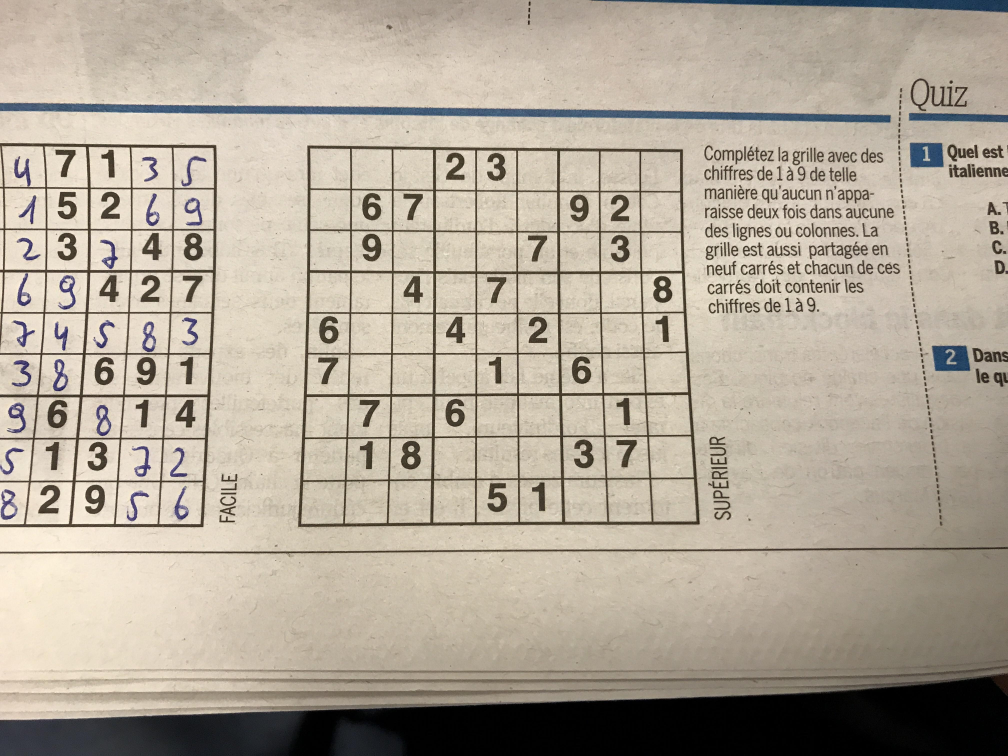
#> input picture test/Samples/2.jpg, 4032 x 3024 px, found by its file name (shown at 1/4 size)
$ jupyter execute ImageProcessing.ipynb   (older library calls are emulated)
#> lines starting #> are read from the running program, lines starting #| are printed output that depends on the picture; after the words box and inside, x2 and y2 are one past the last pixel; in counts of white or black regions, pixels touching at a corner belong together
[cell 1]
import cv2 as cv
import numpy as np
import matplotlib
import matplotlib.pyplot as plt
from numba import jit
plt.rc('image', cmap='gray')
plt.rcParams['figure.figsize'] = [12, 8]
plt.rcParams['figure.dpi'] = 100

### First Step (Initalitization)

* Loading an Image
* Conveting it to BW
* Scale it to 600px width*

######  *asumption: Possible Pictures will have a roughly equal distance to the Grid

[cell 2]
Org=cv.imread("Samples/2.jpg")
#> Org is the input picture: shape (3024, 4032, 3); mean B, G, R 152.8, 167.6, 177.5
#Org=cv.imread("Samples/wichtounet/v2_test/image1088.jpg")
Org_Color=Org
Org=cv.resize(Org,(600,round(Org.shape[0]/Org.shape[1]*600)))
#> Org: shape (450, 600, 3)
Org=cv.cvtColor(Org,cv.COLOR_RGB2GRAY)
#> Org: shape (450, 600)
Org=Org-np.min(Org)
plt.imshow(Org)

[cell 3]
def variance_filter(I, n=7):
    #I=np.array(I,dtype=np.float)

#> called with n = 5
    result=np.zeros(I.shape)


    mean=np.array(cv.GaussianBlur(I,(n,n),1,1),dtype=np.float)
    return variance_filter_jit(I,mean,n)


@jit(nopython=True)
def variance_filter_jit(I,mean,n):
    h,w=I.shape
    result=mean
    for y in range(h):
        for x in range(w):

            sum=0
            for i in range(-n//2,n//2+1):
                for j in range(-n//2,n//2+1):

                    xi,yi=x+i,y+j
                    sum+=(I[yi,xi]-result[y,x])*(I[yi,xi]-result[y,x])\
                          if xi>0 and yi>0 and yi<h and xi<w else 0

            result[y,x]=sum/(n**2-1)
    return result

### Second Step (Reducing Noise)
* Inverting the Original
* Using the variance to filter noisy regions from the image  (i.e. text)
* Thresholding the result

[cell 4]
I=np.copy(Org)
I_var=variance_filter(I,5)
I=cv.bitwise_not(I)*I_var
I=I/np.max(I)*255
I=np.array(I,dtype=np.uint8)
I=cv.GaussianBlur(I,(3,3),5)
#I= cv.adaptiveThreshold(I,255,cv.ADAPTIVE_THRESH_GAUSSIAN_C,cv.THRESH_BINARY_INV,11,2)
I = cv.threshold(I,0,255,cv.THRESH_BINARY+cv.THRESH_OTSU)[1]
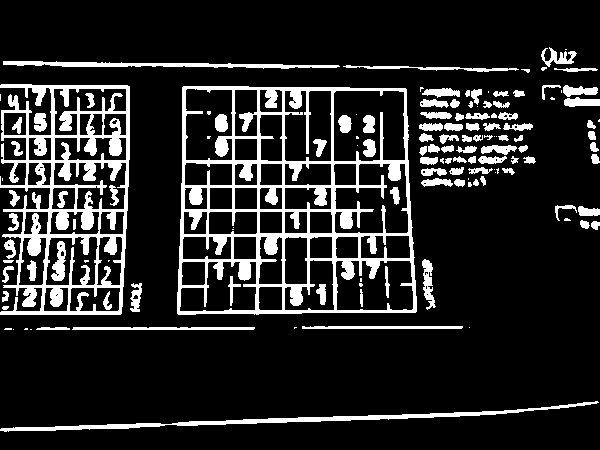
#> I: shape (450, 600); 15.2% white; 135 white regions (36 under 20 px)
#I=cv.Canny(I,50,150,apertureSize = 3)
plt.subplot(131)
plt.imshow(Org)
plt.title("Original")
plt.subplot(132)
plt.imshow(I_var)
plt.title("Filtered")
plt.colorbar()
plt.subplot(133)
plt.imshow(I)
plt.title("Threshold")
plt.colorbar()
plt.show()
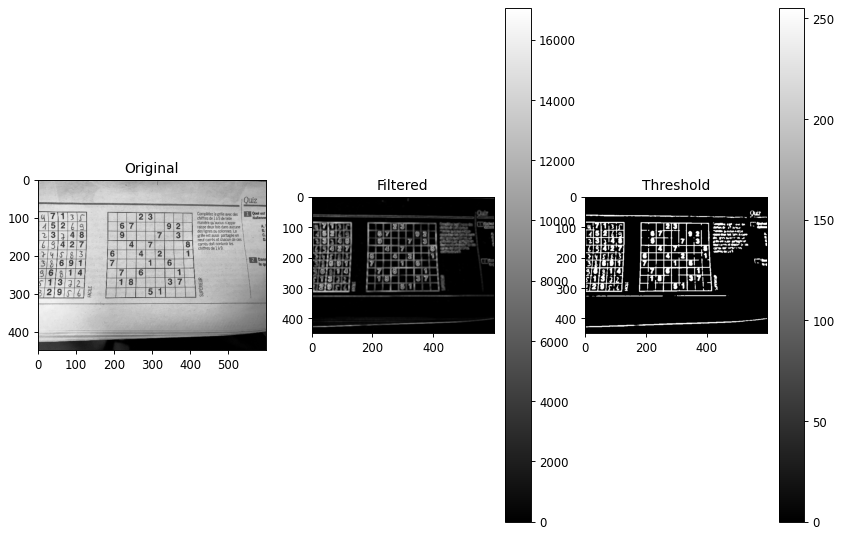
#> figure drawn by matplotlib, 5 panels

### Third Step (Aproximating the region of interest)
* Searching the biggest contour
* Using this contour for a perspective transform

[cell 5]
I_Contour=np.copy(Org)
I_Contour=cv.cvtColor(I_Contour,cv.COLOR_GRAY2RGB)
contours, hierarchy = cv.findContours(I,cv.RETR_EXTERNAL, cv.CHAIN_APPROX_SIMPLE)
#> contours = 106 contours, 32 with area under 20; largest, box (x1, y1, x2, y2) and area: (177, 86, 417, 315) 51838, (0, 84, 130, 315) 23201, (0, 401, 599, 432) 1770, (3, 61, 340, 69) 948, (72, 327, 255, 330) 352

# Find the index of the largest contour and aprox. it
areas = [cv.contourArea(c) for c in contours]
#> areas = 106 values, max 51837.5 at index 95, min 0 at index 1, mean 796.1
max_index = np.argmax(areas)
#> max_index = 95
cnt=contours[max_index]
#> cnt = contour of 75 points, box (x1, y1, x2, y2) (177, 86, 417, 315), area 51838
epsilon = 0.1*cv.arcLength(cnt,True)
#> epsilon = 92.8
approx = cv.approxPolyDP(cnt,epsilon,True)
#> approx = [[182, 87], [178, 314], [416, 311], [405, 88]]
cv.drawContours(I_Contour, [approx], -1, (0, 255, 0), 3)
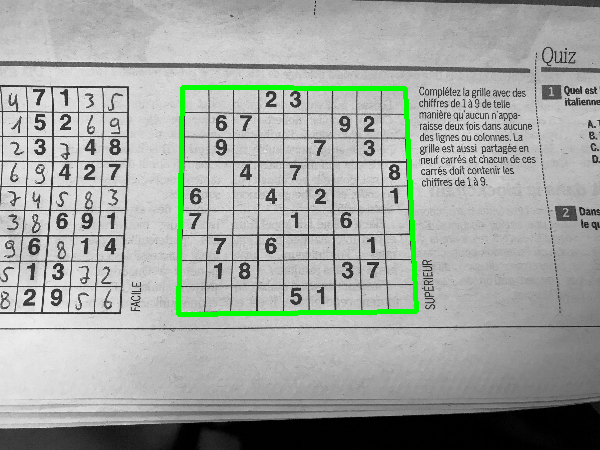
#> I_Contour: shape (450, 600, 3); mean B, G, R 161.7, 166, 161.7


plt.imshow(I_Contour)

[cell 6]
ROI=np.copy(Org_Color)
ROI=cv.cvtColor(ROI,cv.COLOR_RGB2GRAY)
h,w=ROI.shape
#> h = 3024; w = 4032
h_old,w_old=Org.shape
#> h_old = 450; w_old = 600
pts_src=approx.flatten()
#> pts_src = [182, 87, 178, 314, 416, 311, 405, 88]
print(pts_src)
#| [182  87 178 314 416 311 405  88]
for i in range(len(pts_src)):
    if i%2:
        pts_src[i]=pts_src[i]*h/h_old
    else:
        pts_src[i]=pts_src[i]*w/w_old
#> this loop made 8 passes
#> after the loop, pts_src = [1223, 584, 1196, 2110, 2795, 2089, 2721, 591]
print(pts_src)
#| [1223  584 1196 2110 2795 2089 2721  591]
#pts_dst = np.float32([[15,15],[15,165],[165, 15],[165, 165]])
pts_dst = np.float32([[0,0],[0,252],[252, 0],[252, 252]])
pts_src=np.float32([[pts_src[0],pts_src[1]],[pts_src[2],pts_src[3]],[pts_src[6], pts_src[7]],[pts_src[4], pts_src[5]]])
#> pts_src = [[1223, 584], [1196, 2110], [2721, 591], [2795, 2089]]
trans = cv.getPerspectiveTransform(pts_src, pts_dst)
#> trans = [[0.167, 0.00296, -206.2], [-0.000834, 0.178, -103.2], [-1.2e-05, 4.51e-05, 1]]
#ROI = cv.warpPerspective(ROI, trans, (180,180))
ROI = cv.warpPerspective(ROI, trans, (252,252))
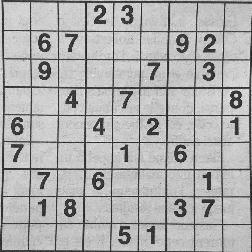
#> ROI: shape (252, 252); min 19, max 248, mean 175.6
plt.imshow(ROI)
plt.colorbar()
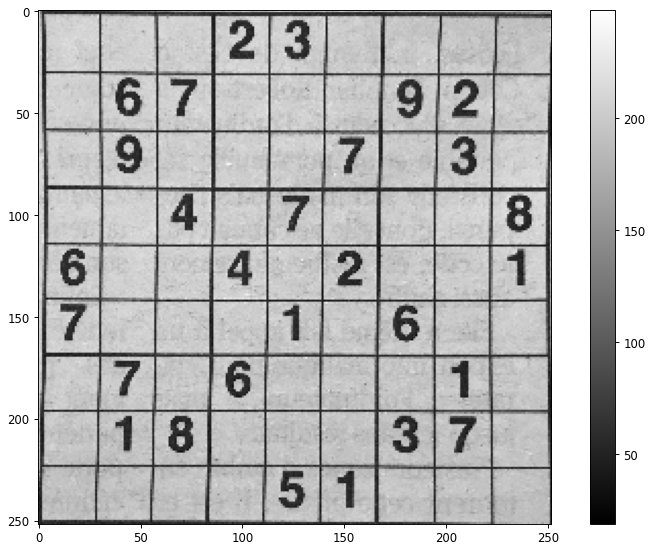
#> figure drawn by matplotlib, 2 panels

#### Fourth Step (Finding possible Digits)
* Inverting the image
* Creating an elongated ellipse kernel in the size of possible digits
* Using the kernel convolution to find possible positions
* Further imporvement of the result by non max supression and thresholding

[cell 7]
h,w=ROI.shape
#> h = 252; w = 252
possible_digits=[]
ROI=ROI-np.min(ROI)
digits=ROI\
        -cv.dilate(ROI,cv.getStructuringElement(cv.MORPH_RECT,(11,1)))\
        -cv.dilate(ROI,cv.getStructuringElement(cv.MORPH_RECT,(1,11)))
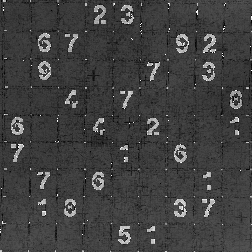
#> digits: shape (252, 252); min 0, max 255, mean 64.2

#kernel creation
kernel=np.zeros((28,28))
kernel[3:24,6:21]=cv.getStructuringElement(cv.MORPH_ELLIPSE,(15,21))
kernel*=np.dot(cv.getGaussianKernel(28,4),cv.getGaussianKernel(28,3).T)
kernel/=np.sum(kernel)

kernel2=np.dot(cv.getGaussianKernel(28,5),cv.getGaussianKernel(28,4).T)
kernel2[3:24,6:21]=0
kernel2/=np.sum(kernel2)
kernel2-=np.ones((28,28))
kernel2/=np.sum(abs(kernel2))
kernel=kernel+kernel2

#Convolution (anchor point=(0,0) --> shifted by (10,10)
img=cv.filter2D(digits,ddepth=cv.CV_32F,kernel=kernel,anchor=(0,0))
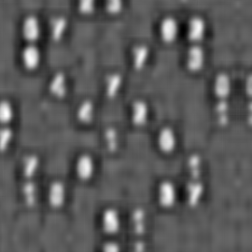
#> img: shape (252, 252) float32; min -28.08, max 50.52, mean 0; drawn with min black and max white

#Non max supression in a 20x20 region
max=cv.dilate(img,np.ones((28,28)))
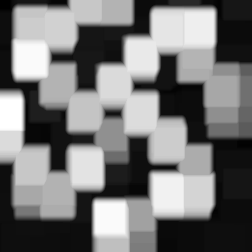
#> max: shape (252, 252) float32; min 0.808, max 50.52, mean 24; drawn with min black and max white

#Thresholding
max=img==max
#> max: shape (252, 252) bool; 0.11% white in thin lines or dots
thr=img>15
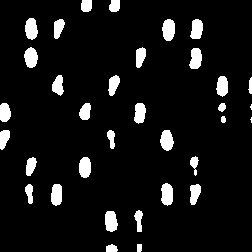
#> thr: shape (252, 252) bool; 7.8% white; 34 white regions (2 under 20 px), largest, box (x1, y1, x2, y2) and area: (162, 19, 175, 41) 231, (161, 183, 173, 206) 226, (25, 18, 38, 40) 221
max=thr*max
#> max: shape (252, 252) bool; 0.05% white in thin lines or dots

plt.subplot(131)
plt.imshow(digits)
plt.title("Inverted Original")
plt.subplot(132)
plt.title("Kernel")
plt.imshow(kernel)
plt.subplot(133)
plt.title("Possible digit positions")
plt.imshow(max)
plt.colorbar()
print(np.sum(max))
#| 30

[cell 8]
possible_digits=np.zeros(ROI.shape)
for i in range(h):
    for j in range(w):
        if max[i,j]:
            possible_digits[i:i+28,j:j+28]=ROI[i:i+28,j:j+28]
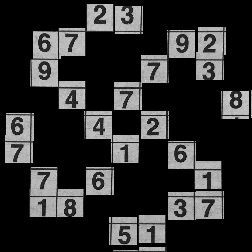
#> possible_digits: shape (252, 252) float64; min 0, max 220, mean 47.1
plt.imshow(possible_digits)
